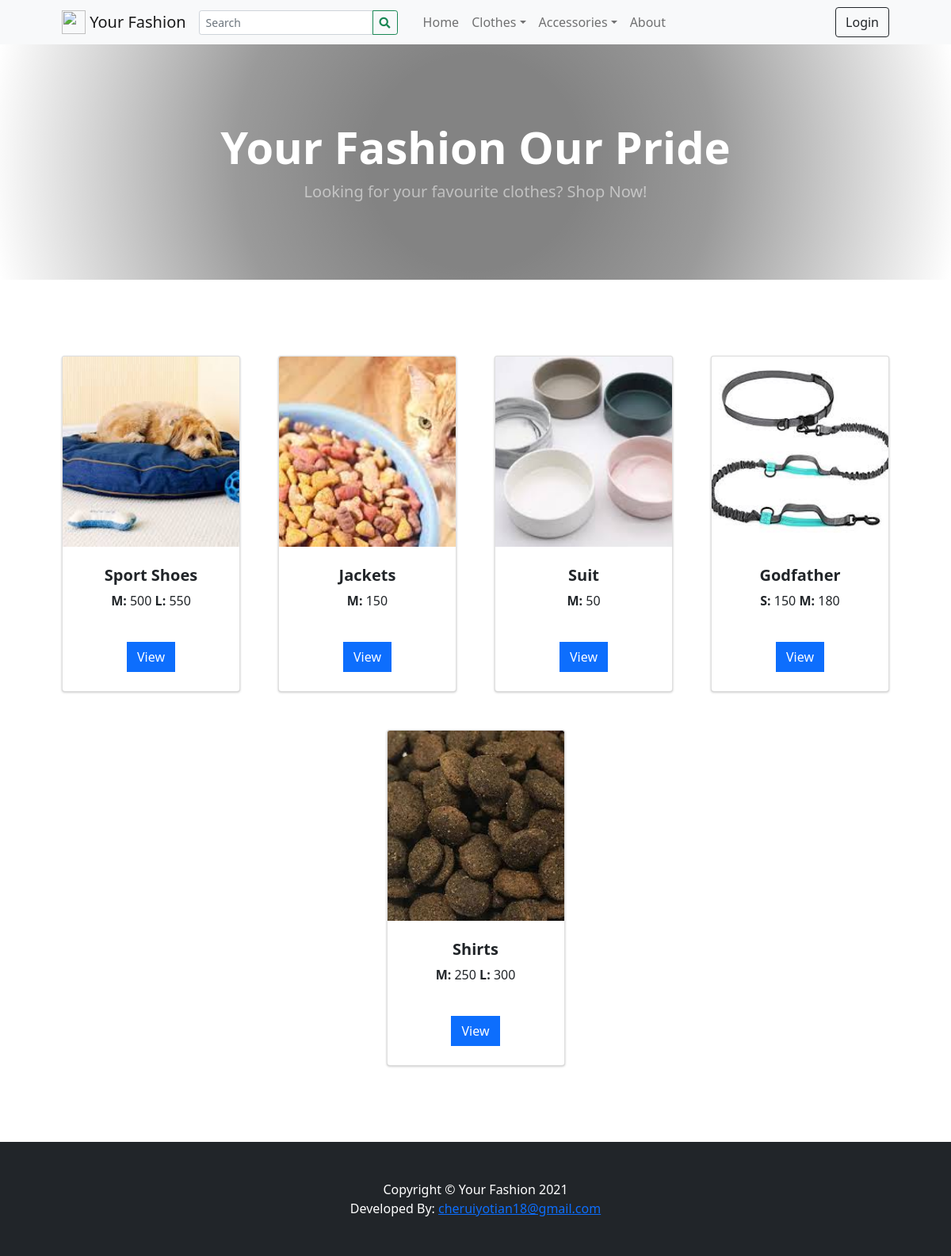
The page / on the database its author committed.
### tables this page shows
CREATE TABLE `categories` (
  `id` int(30) NOT NULL,
  `category` varchar(250) NOT NULL,
  `description` text DEFAULT NULL,
  `status` tinyint(1) NOT NULL DEFAULT 1,
  `date_created` datetime NOT NULL DEFAULT current_timestamp()
);

CREATE TABLE `products` (
  `id` int(30) NOT NULL,
  `category_id` int(30) NOT NULL,
  `sub_category_id` int(30) NOT NULL,
  `product_name` varchar(250) NOT NULL,
  `description` text NOT NULL,
  `status` tinyint(1) NOT NULL DEFAULT 1,
  `date_created` datetime NOT NULL DEFAULT current_timestamp()
);

### classes/DBConnection.php (called while the page is built, shortened)
<?php
class DBConnection{
    private $host = DB_SERVER;
    private $username = DB_USERNAME;
    private $password = DB_PASSWORD;
    private $database = DB_NAME;
    public $conn;
    public function __construct(){
        if (!isset($this->conn)) {
            $this->conn = new mysqli($this->host, $this->username, $this->password, $this->database);
        }
    }
}
?>

### config.php (called while the page is built, shortened)
<?php
require_once('classes/DBConnection.php');
require_once('classes/SystemSettings.php');
function validate_image($file){
	if(!empty($file)){
		if(is_file(base_app.$file)){
			return base_url.$file;
		}else{
			return base_url.'dist/img/no-image-available.png';
		}
	}else{
		return base_url.'dist/img/no-image-available.png';
	}
}
?>

### inc/topBarNav.php (the view, shortened to what this page needs)
<nav class="navbar navbar-expand-lg navbar-light bg-light">
            <div class="container px-4 px-lg-5 ">
                <a class="navbar-brand" href="./">
                <img src="<?php echo validate_image($_settings->info('logo')) ?>" width="30" height="30" class="d-inline-block align-top" alt="" loading="lazy">
                <?php echo $_settings->info('short_name') ?>
                </a>
                <form class="form-inline" id="search-form">
                  <div class="input-group">
                    <input class="form-control form-control-sm form " type="search" placeholder="Search" aria-label="Search" name="search"  value="<?php echo isset($_GET['search']) ? $_GET['search'] : "" ?>"  aria-describedby="button-addon2">
                    <div class="input-group-append">
                      <button class="btn btn-outline-success btn-sm m-0" type="submit" id="button-addon2"><i class="fa fa-search"></i></button>
                    </div>
                  </div>
                </form>
                <div class="collapse navbar-collapse" id="navbarSupportedContent">
                    <ul class="navbar-nav me-auto mb-2 mb-lg-0 ms-lg-4">
                        <li class="nav-item"><a class="nav-link" aria-current="page" href="./">Home</a></li>
                        <?php
                        $cat_qry = $conn->query("SELECT * FROM categories where status = 1 ");
                        while($crow = $cat_qry->fetch_assoc()):
                          $sub_qry = $conn->query("SELECT * FROM sub_categories where status = 1 and parent_id = '{$crow['id']}' ");
                          if($sub_qry->num_rows <= 0):
                        ?>
                        <li class="nav-item"><a class="nav-link" aria-current="page" href="./?p=products&c=<?php echo md5($crow['id']) ?>"><?php echo $crow['category'] ?></a></li>
                        <?php else: ?>
                        <li class="nav-item dropdown">
                          <a class="nav-link dropdown-toggle" id="navbarDropdown<?php echo $crow['id'] ?>" href="#" role="button" data-toggle="dropdown" aria-expanded="false"><?php echo $crow['category'] ?></a></a>
                        </li>
                        <?php endif; ?>
                        <?php endwhile; ?>
                        <li class="nav-item"><a class="nav-link" href="./?p=about">About</a></li>
                    </ul>
                    <div class="d-flex align-items-center">
                      <?php if(!isset($_SESSION['userdata']['id'])): ?>
                        <button class="btn btn-outline-dark ml-2" id="login-btn" type="button">Login</button>
                        <?php endif; ?>
                    </div>
                </div>
            </div>
        </nav>

### inc/header.php (shortened to what this page needs)
<head>
    <link rel="stylesheet" href="<?php echo base_url ?>plugins/fontawesome-free/css/all.min.css">
    <link rel="stylesheet" href="<?php echo base_url ?>plugins/tempusdominus-bootstrap-4/css/tempusdominus-bootstrap-4.min.css">
  <link rel="stylesheet" href="<?php echo base_url ?>plugins/datatables-bs4/css/dataTables.bootstrap4.min.css">
  <link rel="stylesheet" href="<?php echo base_url ?>plugins/datatables-responsive/css/responsive.bootstrap4.min.css">
  <link rel="stylesheet" href="<?php echo base_url ?>plugins/datatables-buttons/css/buttons.bootstrap4.min.css">
  <link rel="stylesheet" href="<?php echo base_url ?>plugins/select2/css/select2.min.css">
  <link rel="stylesheet" href="<?php echo base_url ?>plugins/select2-bootstrap4-theme/select2-bootstrap4.min.css">
    <link rel="stylesheet" href="<?php echo base_url ?>plugins/icheck-bootstrap/icheck-bootstrap.min.css">
    <link rel="stylesheet" href="<?php echo base_url ?>plugins/jqvmap/jqvmap.min.css">
    <link rel="stylesheet" href="<?php echo base_url ?>dist/css/adminlte.css">
    <link rel="stylesheet" href="<?php echo base_url ?>dist/css/custom.css">
    <link rel="stylesheet" href="<?php echo base_url ?>assets/css/styles.css">
    <link rel="stylesheet" href="<?php echo base_url ?>plugins/overlayScrollbars/css/OverlayScrollbars.min.css">
    <link rel="stylesheet" href="<?php echo base_url ?>plugins/daterangepicker/daterangepicker.css">
    <link rel="stylesheet" href="<?php echo base_url ?>plugins/summernote/summernote-bs4.min.css">
  <link rel="stylesheet" href="<?php echo base_url ?>plugins/sweetalert2-theme-bootstrap-4/bootstrap-4.min.css">
  </head>

### home.php
 <header class="bg-dark py-5" id="main-header">
    <div class="container px-4 px-lg-5 my-5">
        <div class="text-center text-white">
            <h1 class="display-4 fw-bolder">Your Fashion Our Pride</h1>
            <p class="lead fw-normal text-white-50 mb-0">Looking for your favourite clothes? Shop Now!</p>
        </div>
    </div>
</header>
<section class="py-5">
    <div class="container px-4 px-lg-5 mt-5">
        <div class="row gx-4 gx-lg-5 row-cols-md-3 row-cols-xl-4 justify-content-center">
            <?php
                $products = $conn->query("SELECT * FROM `products` where status = 1 order by rand() limit 8 ");
                while($row = $products->fetch_assoc()):
                    $upload_path = base_app.'/uploads/product_'.$row['id'];
                    $img = "";
                    if(is_dir($upload_path)){
                        $fileO = scandir($upload_path);
                        if(isset($fileO[2]))
                            $img = "uploads/product_".$row['id']."/".$fileO[2];
                    }
                    $inventory = $conn->query("SELECT * FROM inventory where product_id = ".$row['id']);
                    $inv = array();
                    while($ir = $inventory->fetch_assoc()){
                        $inv[$ir['size']] = number_format($ir['price']);
                    }
            ?>
            <div class="col mb-5">
                <div class="card h-100 product-item">
                    <img class="card-img-top w-100" src="<?php echo validate_image($img) ?>" alt="..." />
                    <div class="card-body p-4">
                        <div class="text-center">
                            <h5 class="fw-bolder"><?php echo $row['product_name'] ?></h5>
                            <?php foreach($inv as $k=> $v): ?>
                                <span><b><?php echo $k ?>: </b><?php echo $v ?></span>
                            <?php endforeach; ?>
                        </div>
                    </div>
                    <div class="card-footer p-4 pt-0 border-top-0 bg-transparent">
                        <div class="text-center">
                            <a class="btn btn-flat btn-primary "   href=".?p=view_product&id=<?php echo md5($row['id']) ?>">View</a>
                        </div>
                    </div>
                </div>
            </div>
            <?php endwhile; ?>
        </div>
    </div>
</section>

### inc/footer.php (shortened to what this page needs)
<footer class="py-5 bg-dark">
            <div class="container">
              <p class="m-0 text-center text-white">Copyright &copy; <?php echo $_settings->info('short_name') ?> 2021</p>
              <p class="m-0 text-center text-white">Developed By: <a href="mailto:cheruiyotian18@gmail.com@gmail.com">cheruiyotian18@gmail.com</a></p>
          </div>
        </footer>

### rows shown on the page
categories: category "Clothes"
categories: category "Accessories"
products: shows a picture, product_name "Sport Shoes", k "M", v "500", k "L", v "550"
products: shows a picture, product_name "Jackets", k "M", v "150"
products: shows a picture, product_name "Suit", k "M", v "50"
products: shows a picture, product_name "Godfather", k "S", v "150", k "M", v "180"
products: shows a picture, product_name "Shirts", k "M", v "250", k "L", v "300"

### other values the page prints
$_settings->info('short_name') "Your Fashion"
